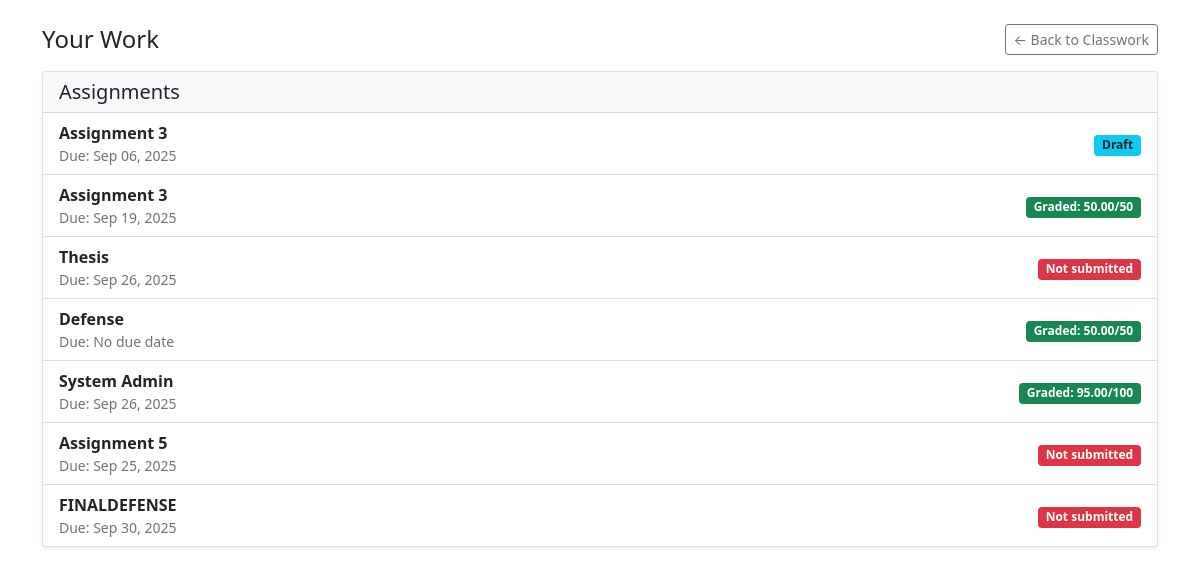
/students/grades/ (signed in), run on the app's committed database.
### teachers/models.py (models this page shows, shortened)
class Assignment(models.Model):
    class_obj = models.ForeignKey(Class, on_delete=models.CASCADE, related_name="assignments")
    title = models.CharField(max_length=200)
    instructions = models.TextField(blank=True)
    points = models.IntegerField(default=100)
    due_date = models.DateTimeField(null=True, blank=True)
    due_time = models.TimeField(null=True, blank=True)
    created_at = models.DateTimeField(auto_now_add=True)
    assigned_to = models.ManyToManyField(settings.AUTH_USER_MODEL, related_name="student_assignments", blank=True)

class Submission(models.Model):
    assignment = models.ForeignKey(Assignment, on_delete=models.CASCADE, related_name="submissions")
    student = models.ForeignKey(settings.AUTH_USER_MODEL, on_delete=models.CASCADE)
    file = models.FileField(upload_to="submissions/")
    submitted_at = models.DateTimeField(auto_now_add=True)
    is_submitted = models.BooleanField(default=False)  # ✅ add this field
    grade = models.DecimalField(max_digits=6, decimal_places=2, blank=True, null=True)  # 0 - 100 etc
    is_published = models.BooleanField(default=False)  # if True students can see grade
    is_returned = models.BooleanField(default=False)   # optional: returned/feedback flag
    status = models.CharField(
        max_length=20,
        choices=[("assigned", "Assigned"), ("turned_in", "Turned In"), ("missing", "Missing")],
        default="assigned"
    )
    def status(self):
        """Convenience method for status chips"""
        if self.grade is not None:
            return "graded"
        if self.file:
            return "turned_in"
        return "missing"

### students/views.py (the view)
# urls.py: path("grades/", views.student_grades, name="grades"),
@login_required
def student_grades(request):
    assignments = Assignment.objects.filter(class_obj__students=request.user).select_related("class_obj")
    work_list = []
    for assignment in assignments:
        submission = Submission.objects.filter(assignment=assignment, student=request.user).first()
        work_list.append({
            "assignment": assignment,
            "submission": submission,
        })
    return render(request, "students/grades.html", {"work_list": work_list})

### students/templates/students/grades.html (shortened to what this page needs)
<!DOCTYPE html>
<html lang="en">
<head>
    <link rel="stylesheet" href="https://cdnjs.cloudflare.com/ajax/libs/font-awesome/6.4.0/css/all.min.css">
    <link href="https://cdn.jsdelivr.net/npm/bootstrap@5.1.3/dist/css/bootstrap.min.css" rel="stylesheet">
    <link href="https://cdnjs.cloudflare.com/ajax/libs/font-awesome/6.0.0/css/all.min.css" rel="stylesheet">
</head>
<body>
<div class="container mt-4">
  <div class="d-flex justify-content-between align-items-center mb-3">
    <h4 class="mb-0">Your Work</h4>
    <a href="{% url 'students:class_detail' id=work_list.0.assignment.class_obj.id %}"
       class="btn btn-outline-secondary btn-sm">
      ← Back to Classwork
    </a>
  </div>
  <div class="card shadow-sm">
    <div class="card-header bg-light">
      <h5 class="mb-0">Assignments</h5>
    </div>
    <ul class="list-group list-group-flush">
      {% for item in work_list %}
        {% with assignment=item.assignment submission=item.submission %}
        <li class="list-group-item d-flex justify-content-between align-items-center">
          <div>
            <strong>{{ assignment.title }}</strong>
            <div class="small text-muted">
              Due:
              {% if assignment.due_date %}
                {{ assignment.due_date|date:"M d, Y" }}
              {% else %}
                No due date
              {% endif %}
            </div>
          </div>
          <div class="text-end">
  {% if submission %}
    {% if submission.is_returned %}
      <span class="badge bg-success">
        Graded: {{ submission.grade }}/{{ assignment.points }}
      </span>
    {% elif submission.excused %}
      <span class="badge bg-secondary">Excused</span>
    {% elif submission.turned_in %}
      <span class="badge bg-warning text-dark">Turned in (Pending grade)</span>
    {% else %}
      <span class="badge bg-info text-dark">Draft</span>
    {% endif %}
  {% else %}
    <span class="badge bg-danger">Not submitted</span>
  {% endif %}
</div>
        </li>
        {% endwith %}
      {% empty %}
        <li class="list-group-item text-muted text-center">No assignments yet.</li>
      {% endfor %}
    </ul>
  </div>
</div>
</body>
</html>

### data on the page
Assignment: assignment "Assignment 3", assignment.due_date "Sep 06, 2025", shows "Draft"
Assignment: assignment "Assignment 3", assignment.due_date "Sep 19, 2025", submission.grade "50.00", assignment.points "50"
Assignment: assignment "Thesis", assignment.due_date "Sep 26, 2025", shows "Not submitted"
Assignment: assignment "Defense", shows "No due date", submission.grade "50.00", assignment.points "50"
Assignment: assignment "System Admin", assignment.due_date "Sep 26, 2025", submission.grade "95.00", assignment.points "100"
Assignment: assignment "Assignment 5", assignment.due_date "Sep 25, 2025", shows "Not submitted"
Assignment: assignment "FINALDEFENSE", assignment.due_date "Sep 30, 2025", shows "Not submitted"
